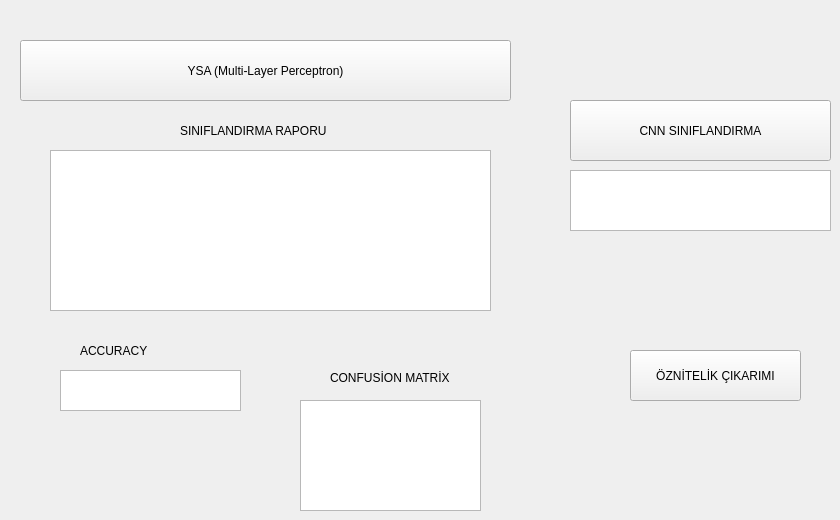
    <widget class="QWidget" name="tab_32">
     <attribute name="title">
      <string>CNN-YSA</string>
     </attribute>
     <widget class="QPushButton" name="pushButton_20">
      <property name="geometry">
       <rect>
        <x>570</x>
        <y>100</y>
        <width>261</width>
        <height>61</height>
       </rect>
      </property>
      <property name="text">
       <string>CNN SINIFLANDIRMA</string>
      </property>
     </widget>
     <widget class="QTextEdit" name="textEdit_42">
      <property name="geometry">
       <rect>
        <x>570</x>
        <y>170</y>
        <width>261</width>
        <height>61</height>
       </rect>
      </property>
     </widget>
     <widget class="QPushButton" name="pushButton_24">
      <property name="geometry">
       <rect>
        <x>20</x>
        <y>40</y>
        <width>491</width>
        <height>61</height>
       </rect>
      </property>
      <property name="text">
       <string>YSA (Multi-Layer Perceptron)</string>
      </property>
     </widget>
     <widget class="QLabel" name="label_112">
      <property name="geometry">
       <rect>
        <x>180</x>
        <y>120</y>
        <width>271</width>
        <height>21</height>
       </rect>
      </property>
      <property name="text">
       <string>SINIFLANDIRMA RAPORU</string>
      </property>
     </widget>
     <widget class="QLabel" name="label_113">
      <property name="geometry">
       <rect>
        <x>80</x>
        <y>340</y>
        <width>131</width>
        <height>21</height>
       </rect>
      </property>
      <property name="text">
       <string>ACCURACY</string>
      </property>
     </widget>
     <widget class="QLabel" name="label_114">
      <property name="geometry">
       <rect>
        <x>330</x>
        <y>370</y>
        <width>121</width>
        <height>16</height>
       </rect>
      </property>
      <property name="text">
       <string>CONFUSİON MATRİX</string>
      </property>
     </widget>
     <widget class="QTextEdit" name="textEdit_49">
      <property name="geometry">
       <rect>
        <x>50</x>
        <y>150</y>
        <width>441</width>
        <height>161</height>
       </rect>
      </property>
     </widget>
     <widget class="QTextEdit" name="textEdit_50">
      <property name="geometry">
       <rect>
        <x>60</x>
        <y>370</y>
        <width>181</width>
        <height>41</height>
       </rect>
      </property>
     </widget>
     <widget class="QTextEdit" name="textEdit_51">
      <property name="geometry">
       <rect>
        <x>300</x>
        <y>400</y>
        <width>181</width>
        <height>111</height>
       </rect>
      </property>
     </widget>
     <widget class="QPushButton" name="pushButton_29">
      <property name="geometry">
       <rect>
        <x>630</x>
        <y>350</y>
        <width>171</width>
        <height>51</height>
       </rect>
      </property>
      <property name="text">
       <string>ÖZNİTELİK ÇIKARIMI</string>
      </property>
     </widget>
    </widget>
